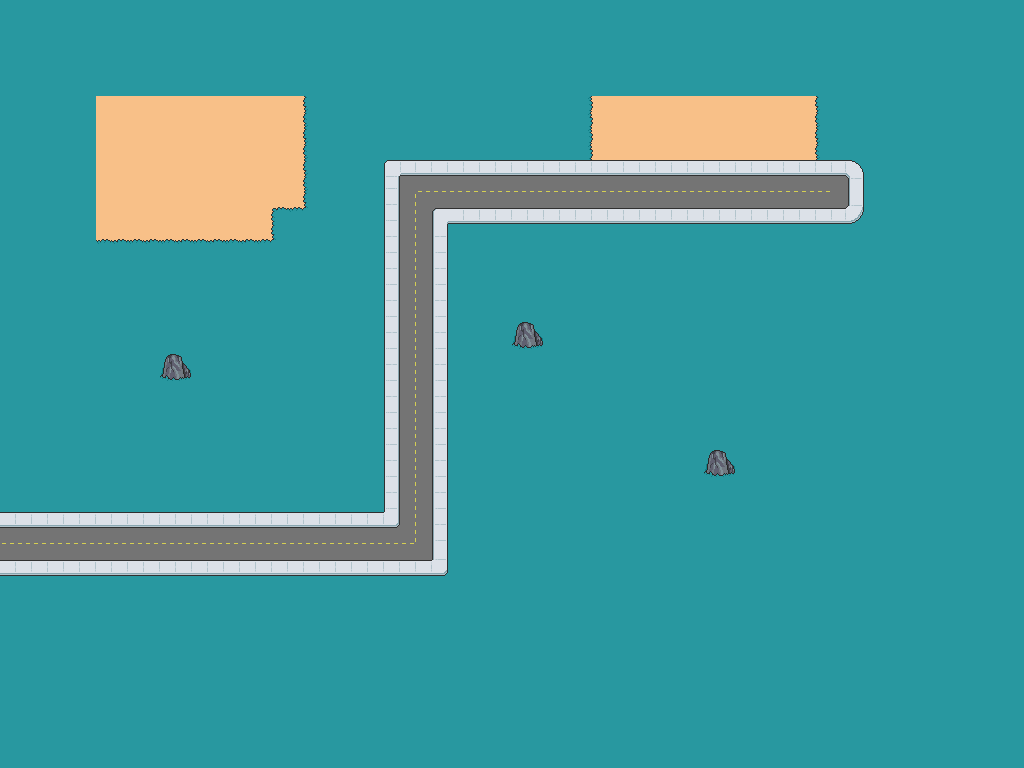

Below is a game level as drawn by its tile map, then a one-line description and the .tmx that defines it (tile-layer data replaced by summaries):
An orthogonal 32x24 tile map with 32x32 px tiles, 2 tile layers (Tile Layer 1, Tile Layer 2) and 15 objects (6x tower_slot, 5x wave, goal, enemy_path).

<map version="1.5" tiledversion="1.7.2" orientation="orthogonal" renderorder="right-down" width="32" height="24" tilewidth="32" tileheight="32" infinite="0" nextlayerid="4" nextobjectid="21">
 <tileset firstgid="1" name="taipo-tilesheet" tilewidth="32" tileheight="32" tilecount="256" columns="16">
  <image source="taipo-tilesheet.png" width="512" height="512" />
 </tileset>
 <layer id="1" name="Tile Layer 1" width="32" height="24">
  <data>[768 cells, 768 non-empty, 18 distinct tile ids]</data>
 </layer>
 <layer id="3" name="Tile Layer 2" width="32" height="24">
  <data>[768 cells, 3 non-empty, 1 distinct tile ids]</data>
 </layer>
 <objectgroup id="2" name="Object Layer 1" visible="0">
  <object id="1" x="136" y="136" width="752" height="464" />
  <object id="4" type="wave" gid="241" x="136" y="120" width="32" height="32">
   <properties>
    <property name="armor" type="int" value="0" />
    <property name="delay" type="float" value="0" />
    <property name="enemy" value="crab" />
    <property name="hp" type="int" value="7" />
    <property name="index" type="int" value="0" />
    <property name="interval" type="float" value="6" />
    <property name="num" type="int" value="1" />
    <property name="path_index" type="int" value="0" />
    <property name="speed" type="float" value="20" />
   </properties>
  </object>
  <object id="5" x="136" y="64" width="200" height="15.9844">
   <text wrap="1">Enemy Waves</text>
  </object>
  <object id="6" type="wave" gid="241" x="200" y="120" width="32" height="32">
   <properties>
    <property name="armor" type="int" value="0" />
    <property name="delay" type="float" value="5" />
    <property name="enemy" value="snake" />
    <property name="hp" type="int" value="7" />
    <property name="index" type="int" value="1" />
    <property name="interval" type="float" value="3" />
    <property name="num" type="int" value="1" />
    <property name="path_index" type="int" value="0" />
    <property name="speed" type="float" value="20" />
   </properties>
  </object>
  <object id="7" type="wave" gid="241" x="264" y="120" width="32" height="32">
   <properties>
    <property name="armor" type="int" value="0" />
    <property name="delay" type="float" value="5" />
    <property name="enemy" value="skeleton" />
    <property name="hp" type="int" value="24" />
    <property name="index" type="int" value="2" />
    <property name="interval" type="float" value="3" />
    <property name="num" type="int" value="1" />
    <property name="path_index" type="int" value="0" />
    <property name="speed" type="float" value="20" />
   </properties>
  </object>
  <object id="8" type="wave" gid="241" x="328" y="120" width="32" height="32">
   <properties>
    <property name="armor" type="int" value="0" />
    <property name="delay" type="float" value="5" />
    <property name="enemy" value="skeleton2" />
    <property name="hp" type="int" value="30" />
    <property name="index" type="int" value="3" />
    <property name="interval" type="float" value="3" />
    <property name="num" type="int" value="1" />
    <property name="path_index" type="int" value="0" />
    <property name="speed" type="float" value="20" />
   </properties>
  </object>
  <object id="9" type="wave" gid="241" x="392" y="120" width="32" height="32">
   <properties>
    <property name="armor" type="int" value="2" />
    <property name="delay" type="float" value="5" />
    <property name="enemy" value="deathknight" />
    <property name="hp" type="int" value="270" />
    <property name="index" type="int" value="4" />
    <property name="interval" type="float" value="3" />
    <property name="num" type="int" value="1" />
    <property name="path_index" type="int" value="0" />
    <property name="speed" type="float" value="10" />
   </properties>
  </object>
  <object id="10" type="tower_slot" gid="241" x="192" y="513.333" width="32" height="32">
   <properties>
    <property name="index" type="int" value="2" />
   </properties>
  </object>
  <object id="11" type="tower_slot" gid="241" x="352" y="512" width="32" height="32">
   <properties>
    <property name="index" type="int" value="1" />
   </properties>
  </object>
  <object id="12" type="tower_slot" gid="241" x="349.333" y="385.333" width="32" height="32">
   <properties>
    <property name="index" type="int" value="3" />
   </properties>
  </object>
  <object id="13" type="tower_slot" gid="241" x="445.333" y="448" width="32" height="32">
   <properties>
    <property name="index" type="int" value="5" />
   </properties>
  </object>
  <object id="14" type="tower_slot" gid="241" x="448" y="256" width="32" height="32">
   <properties>
    <property name="index" type="int" value="0" />
   </properties>
  </object>
  <object id="15" type="tower_slot" gid="241" x="576" y="257.333" width="32" height="32">
   <properties>
    <property name="index" type="int" value="4" />
   </properties>
  </object>
  <object id="16" type="goal" gid="241" x="688" y="288" width="76" height="4">
   <properties>
    <property name="hp" type="int" value="40" />
   </properties>
  </object>
  <object id="17" type="enemy_path" x="133.333" y="542.667">
   <properties>
    <property name="index" type="int" value="0" />
   </properties>
   <polyline points="-37.3333,1.33333 282.667,1.33333 282.667,-350.667 378.667,-350.667 698.667,-350.667" />
  </object>
 </objectgroup>
</map>
